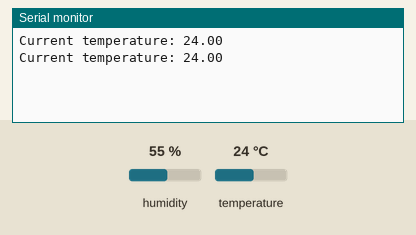
This sketch was run on a simulated Arduino Uno, built with avr-gcc and run on an emulated ATmega328P. On the bench: the last lines printed to the serial monitor. The inputs (shaded band) are chosen by the test bench; at power-on: temperature 24 °C, humidity 55 %.

Above: at 4.8 s.
4.9 s: temperature set to 12 °C
At 6.9 s:
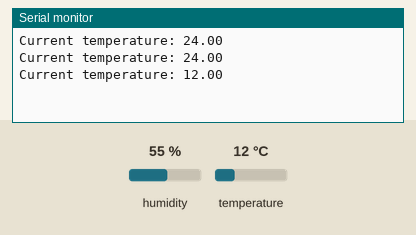
7.9 s: temperature set to 19 °C
At 8.6 s:
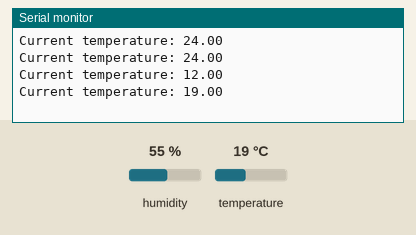
Timing chart, 0 to 10.9 s (numbered marks = the images above; inputs shaded):
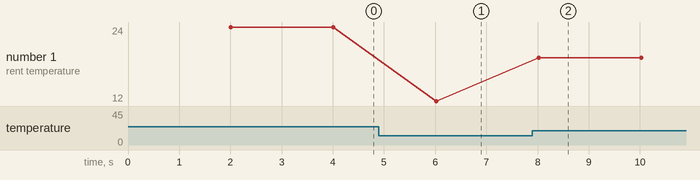

Measured:
- after the input at 4.9 s, the serial monitor: prints a new line after 1.1 s (image 1)
- after the input at 7.9 s, the serial monitor: prints a new line after 0.12 s (image 2)
- plotted number 1: 24 → 12 after the input at 4.9 s, 12 → 19 after the input at 7.9 s

The sketch:

main.ino
```cpp
/**
  Measure temperature with analog temperature sensor.
  3 APR 2025 by Blind Author
*/

#include "DHT.h"

#define DHTPIN 2
#define DHTTYPE DHT22

DHT dht(DHTPIN, DHTTYPE);

void setup() {
  Serial.begin(9600);
  dht.begin();
}

void loop() {
  delay(2000);

  float temperature = dht.readTemperature();

  if (isnan(temperature)) {
    Serial.println("Failed to read from DHT sensor!");
    return;
  }

  Serial.print("Current temperature: ");
  Serial.println(temperature);
}
```
